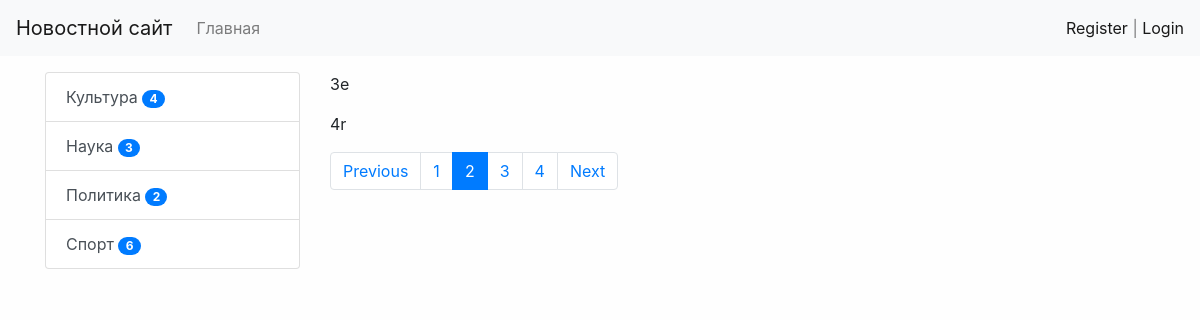
Page /test/?page=2 on the committed database.
### news/models.py (models this page shows, shortened)
class Category(models.Model):
    title = models.CharField(max_length=150, db_index=True)
    def get_absolute_url(self):
        return reverse('category', kwargs={'category_id': self.pk})
    class Meta:
        verbose_name = 'Категория'
        verbose_name_plural = 'Категории'
        ordering = ['title']

### news/views.py (the view)
# urls.py: path('test/',test, name='test'),
def test(request):
    objects = ['1q', '2w', '3e', '4r', '5t', '6y', '7u', '8i']
    paginator = Paginator(objects, 2)
    page_mum = request.GET.get('page')
    page_objects = paginator.get_page(page_mum)
    return render(request, 'news/test.html', {'page_obj': page_objects})

### news/templatetags/news_tags.py (called while the page is built)
@register.simple_tag(name='get_list_categories')
def get_categories():
    return Category.objects.all()

@register.inclusion_tag('news/list_categories.html')
def show_categories():
    categories = Category.objects.annotate(cnt=Count('news',filter=F('news__is_published'))).filter(cnt__gt=0)
    return {'categories': categories}

### news/templates/news/test.html (shortened to what this page needs)
{% extends 'base.html' %}
{% block sitebar %}
{% include 'inc/_sidebar.html' %}
{% endblock %}
{% block content %}
    {% for name in page_obj.object_list %}
        <p>{{ name }}</p>
    {% endfor %}
{% endblock %}

### news/templates/news/list_categories.html
<div class="list-group">
  {% for item in categories %}
  <a href=" {{ item.get_absolute_url }}" class="list-group-item list-group-item-action">{{ item.title }}  <span class="badge badge-primary badge-pill">{{ item.cnt }}</span></a>
  {% endfor %}
</div>

### mysite/static/css/style.css (style rules this page uses)
body { background-color: #fefefe; }

### rows in the picture
Category: title "Культура", cnt "4"
Category: title "Наука", cnt "3"
Category: title "Политика", cnt "2"
Category: title "Спорт", cnt "6"

### other values in the picture
{{ name }} "3e" "4r"
{{ p }} "1" "3" "4"
{{ p }} "2"
